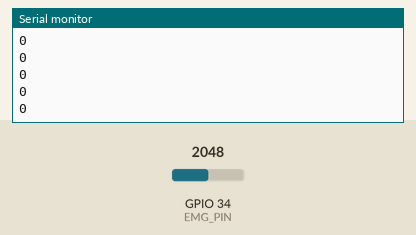
This sketch was run on a simulated ESP32. On the bench: the last lines printed to the serial monitor. The test bench sets the inputs (shaded band); at power-on: GPIO 34 (EMG_PIN) = 2048. Nothing arrives over Bluetooth unless stated; a phone connects over Bluetooth LE 3 s after start.

Above: at 1.5 s.
1.6 s: GPIO 34 (EMG_PIN) set to 2866
At 2.5 s:
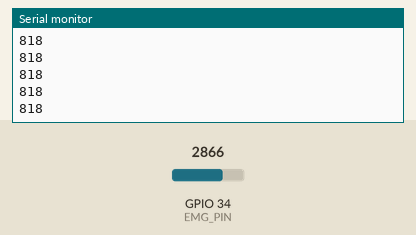
3.1 s: GPIO 34 (EMG_PIN) set to 3603
At 4.0 s:
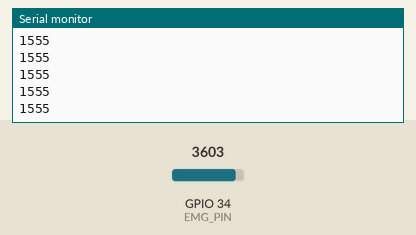
Timing chart, 0 to 6.1 s (numbered marks = the images above; inputs shaded):
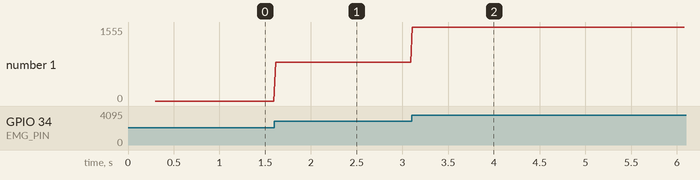

The sketch:

ESP32_Sender_BLE.ino
```cpp
#include <BLEDevice.h>
#include <BLEServer.h>
#include <BLEUtils.h>
#include <BLEAdvertising.h>
#include <BLECharacteristic.h>

BLECharacteristic *pCharacteristic;

#define EMG_PIN 34  // Change if needed

void setup() {
  Serial.begin(115200);
  delay(300);

  Serial.println("SENDER: boot");

  BLEDevice::init("MyoWare_EMG");

  BLEServer *server = BLEDevice::createServer();

  BLEService *service = server->createService(
    "12345678-1234-1234-1234-1234567890ab"
  );

  pCharacteristic = service->createCharacteristic(
    "abcdefab-1234-5678-1234-abcdefabcdef",
    BLECharacteristic::PROPERTY_NOTIFY | BLECharacteristic::PROPERTY_READ
  );

  pCharacteristic->setValue("0");

  service->start();

  BLEAdvertising *adv = BLEDevice::getAdvertising();
  adv->addServiceUUID("12345678-1234-1234-1234-1234567890ab");
  adv->start();

  Serial.println("SENDER: advertising MyoWare_EMG");
}

void loop() {
  int emgValue = analogRead(EMG_PIN);

  // Optional: center signal (helps visualization)
  emgValue = abs(emgValue - 2048);

  char buffer[16];
  sprintf(buffer, "%d", emgValue);

  pCharacteristic->setValue(buffer);
  pCharacteristic->notify();

  Serial.println(buffer);

  delay(20); // ~50Hz
}
```

Measured:
- after the input at 1.6 s, the serial monitor: prints a new line at once (image 1)
- after the input at 3.1 s, the serial monitor: prints a new line at once (image 2)
- plotted number 1: 0 → 818 after the input at 1.6 s, 818 → 1555 after the input at 3.1 s
